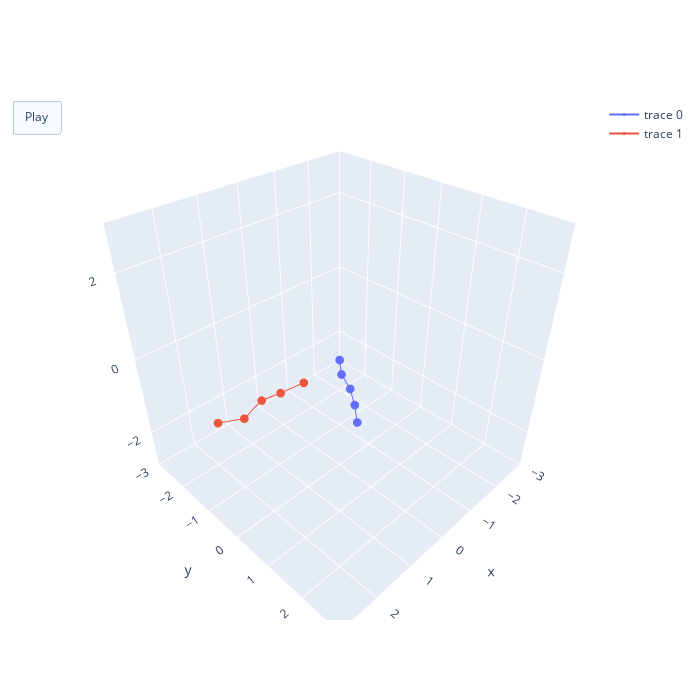

Here is the notebook cell this chart was saved with:
### Code cell
sim.visualise_simulation_animation(configurations).show()

### Figure 1 — Plotly figure (JSON) as saved in the notebook; plotly's stock layout.template omitted (floating-point values rounded to 4 significant figures)
{"data": [{"marker": {"size": 3}, "type": "scatter3d", "x": [0, 0.3254, 0.5417, 0.8339, 1.162], "y": [0, 0.3796, 0.8304, 1.236, 1.614], "z": [0, 0, 0, 0, 0]}, {"marker": {"size": 3}, "type": "scatter3d", "x": [3.0, 2.531, 2.049, 1.563, 1.091], "y": [-0.08819, 0.06109, -0.01841, -0.04921, 0.09942], "z": [0.06949, -0.02049, 0.0851, -0.02551, 0.05041]}], "layout": {"height": 700, "scene": {"aspectmode": "cube", "xaxis": {"range": [-3, 3]}, "yaxis": {"range": [-3, 3]}, "zaxis": {"range": [-3, 3]}}, "updatemenus": [{"buttons": [{"args": [null, {"frame": {"duration": 50, "redraw": true}, "fromcurrent": true}], "label": "Play", "method": "animate"}], "type": "buttons"}], "width": 700}}
